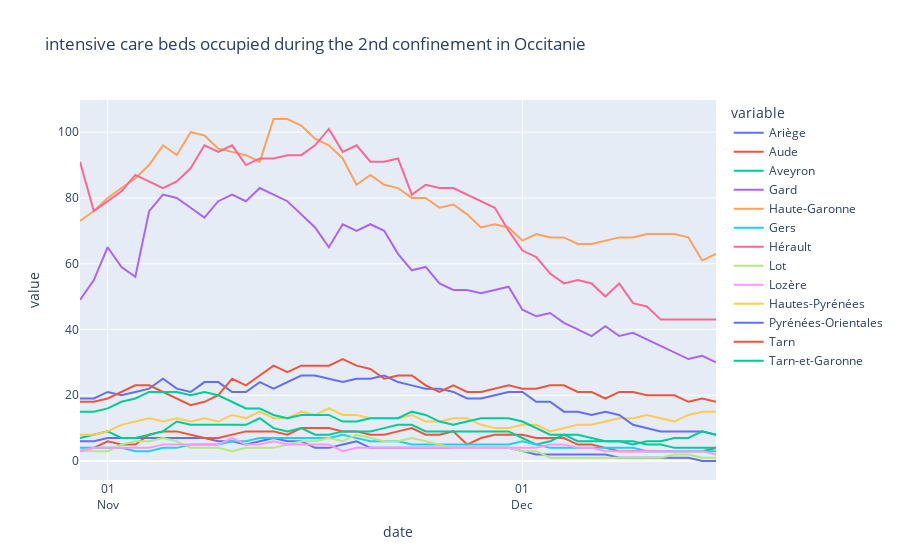

Notebook cell for this chart:
### Code cell
confinement_2_regions('Occitanie')
